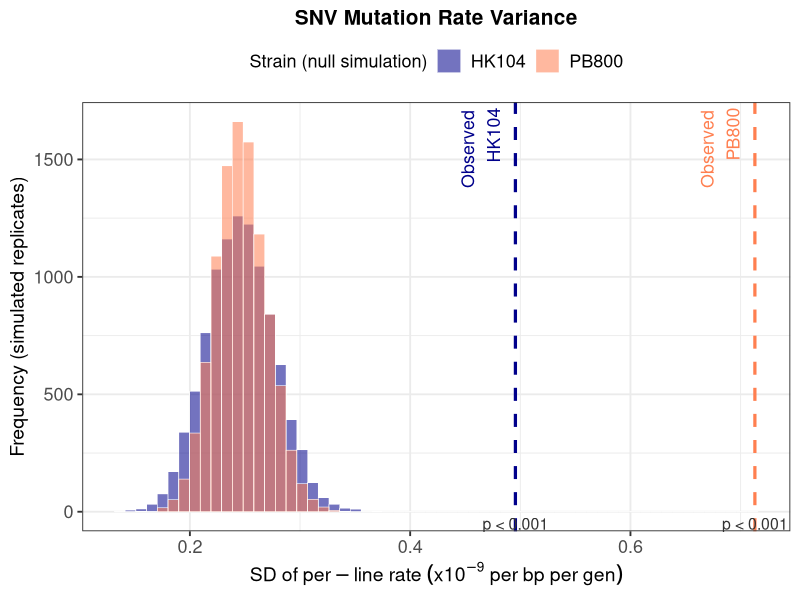
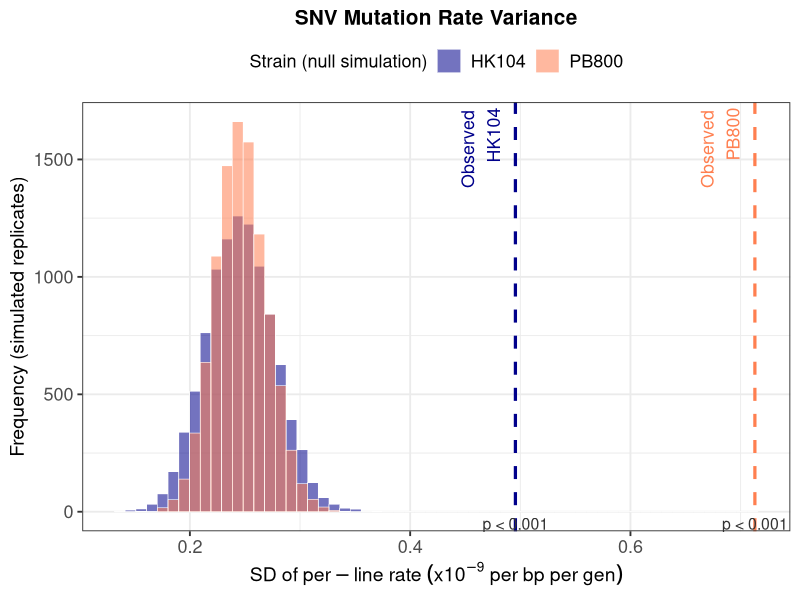
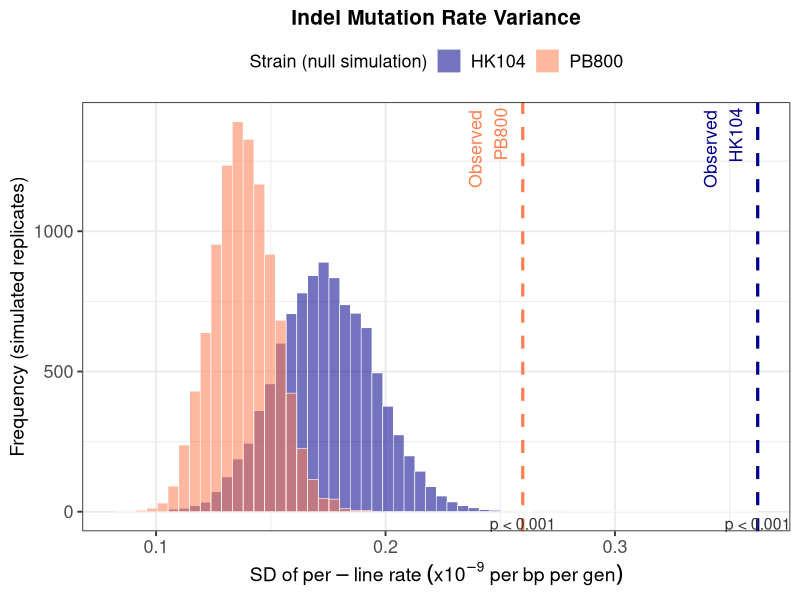
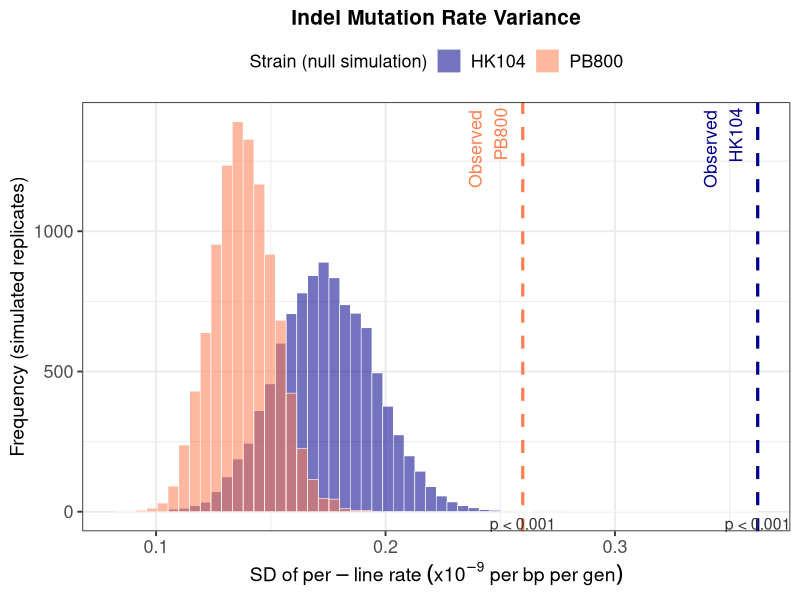
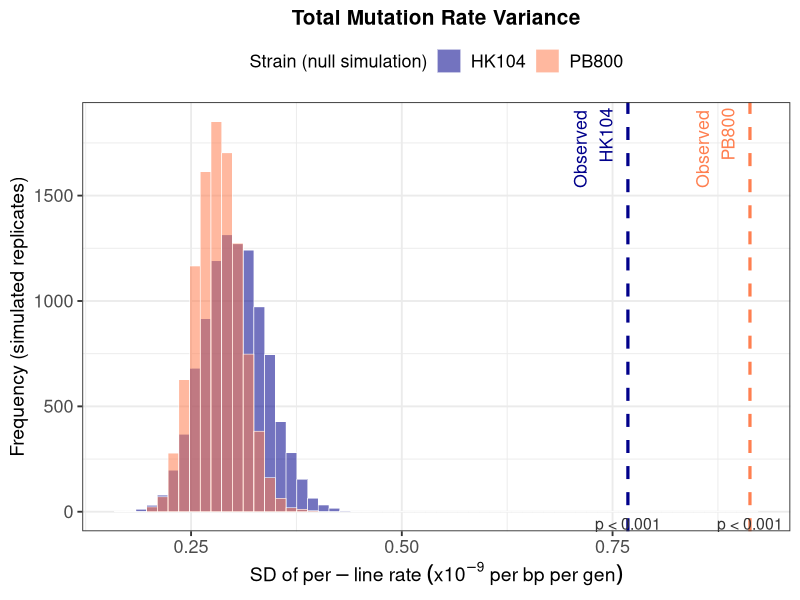
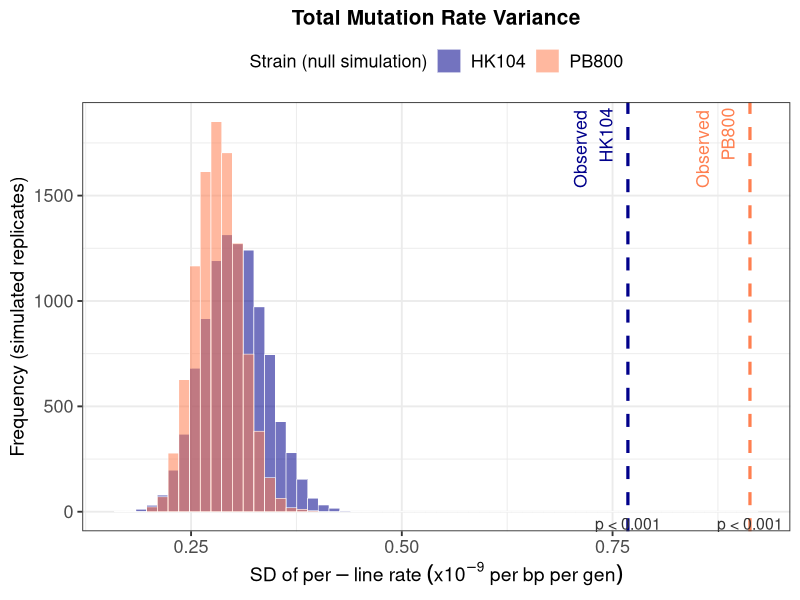

These charts were generated, in order, by the following R code:
# =============================================================================
# Variance in Mutation Rate -- C. briggsae MA Lines
# HK104 vs PB800 (no O1/O2 hierarchy -- single-tier experiment)
#
# Framework: Saxena et al. 2019 / Saber et al. 2025 (sd_separate_o1o2.R)
# Adaptation: O1/O2 replaced by HK104/PB800 strain grouping
#
# Null hypothesis: all lines within a strain share one true mutation rate mu.
#   Simulate 10,000 datasets under this null (Poisson sampling + coverage
#   thinning), compute the SD of per-line rates in each replicate, and ask:
#   is the observed SD greater than the null expectation?
#   P-value = proportion of simulated SDs exceeding the observed SD.
#
# No FP correction: false positives handled upstream via replicate concordance
#   and IGV validation. FtR already corrected in rate_table_briggsae.R.
#   Simulation here uses raw observed counts (mu estimated from raw counts).
#
# Inputs:
#   master_table.csv
#
# Outputs:
#   variance_results.csv
#   Fig_variance_SNV.pdf/.png
#   Fig_variance_Indel.pdf/.png
#   Fig_variance_Total.pdf/.png
#   Fig_variance_combined.pdf/.png
# =============================================================================

library(rstudioapi)
library(ggplot2)
library(dplyr)
library(gridExtra)
library(grid)

setwd(dirname(getActiveDocumentContext()$path))
set.seed(2025)

# =============================================================================
# CONSTANTS
# =============================================================================
GENOME_SIZE <- 106196309   # C. briggsae Feb2020 reference (bp)
GENERATIONS <- 238         # constant for all lines
NSIM        <- 10000

GC_FRAC <- 0.37
AT_FRAC <- 0.63

# master_table column names
COL_STRAIN   <- "Strain"
COL_CALLABLE <- "SR_callable_3x"

SNP_COLS  <- c("SR_3x_GC_to_AT","SR_3x_GC_to_CG","SR_3x_GC_to_TA",
               "SR_3x_AT_to_GC","SR_3x_AT_to_CG","SR_3x_AT_to_TA")
DEL_COLS  <- c("SR_3x_del_10plus","SR_3x_del_6_10","SR_3x_del_3_5",
               "SR_3x_del_2","SR_3x_del_1")
INS_COLS  <- c("SR_3x_ins_1","SR_3x_ins_2","SR_3x_ins_3_5",
               "SR_3x_ins_6_10","SR_3x_ins_10plus")

# Strain colors (matching dissertation palette)
COL_HK <- "blue4"
COL_PB <- "coral"

# =============================================================================
# LOAD AND PREPARE DATA
# =============================================================================
cat("Loading master table...\n")
mt <- read.csv("master_table.csv", stringsAsFactors = FALSE)

# Derive strain if not present
if (!COL_STRAIN %in% names(mt)) {
  mt$sample_num <- as.integer(sub("_.*", "", as.character(mt$Line)))
  mt$Strain     <- ifelse(mt$sample_num <= 298, "HK104", "PB800")
}

# Aggregate counts per line
mt <- mt %>%
  filter(!is.na(.data[[COL_CALLABLE]]), !is.na(Strain)) %>%
  mutate(
    count_SNV   = rowSums(across(all_of(SNP_COLS)),  na.rm = TRUE),
    count_Indel = rowSums(across(all_of(c(DEL_COLS, INS_COLS))), na.rm = TRUE),
    count_Total = count_SNV + count_Indel,
    callable    = .data[[COL_CALLABLE]],
    cov_frac    = callable / GENOME_SIZE    # fraction of genome callable
  )

# Split by strain
hk <- mt %>% filter(Strain == "HK104")
pb <- mt %>% filter(Strain == "PB800")
cat(sprintf("  HK104: %d lines | PB800: %d lines\n", nrow(hk), nrow(pb)))

# =============================================================================
# HELPER: Observed per-line rate (per bp per gen) and SD
# =============================================================================
per_line_rates <- function(df, count_col) {
  df[[count_col]] / (df$callable * GENERATIONS)
}

observed_sd <- function(df, count_col) {
  sd(per_line_rates(df, count_col), na.rm = TRUE)
}

observed_mean <- function(df, count_col) {
  mean(per_line_rates(df, count_col), na.rm = TRUE)
}

# =============================================================================
# MLE FOR MUTATION RATE (ratio of sums -- pooled MLE)
# mu_genome_per_gen = total mutations / total generations
# mu_bp_per_gen     = total mutations / (total callable * total generations)
# Simulation uses mu_genome (per-genome per-generation) then thins by coverage
# =============================================================================
mle_genome <- function(df, count_col) {
  # MLE = total mutations / (n_lines x generations)
  # sum(GENERATIONS) would return the scalar 238, NOT n x 238 -- hence
  # we explicitly multiply nrow(df) x GENERATIONS as the denominator
  sum(df[[count_col]], na.rm = TRUE) / (nrow(df) * GENERATIONS)
}

# =============================================================================
# SIMULATION UNDER NULL (uniform rate within strain)
#
# For each replicate k:
#   For each line i:
#     1. Draw true mutations: raw ~ Poisson(GENERATIONS * mu_genome)
#        (mu_genome is per-genome per-generation)
#     2. Thin by coverage fraction: kept ~ Binomial(raw, cov_frac_i)
#        (only callable sites can harbour detected mutations)
#     3. Convert to rate: rate_i = kept / (cov_frac_i * GENERATIONS * GENOME_SIZE)
#   Compute SD of rates across lines
#
# NOTE: cov_frac and callable_sites serve different roles --
#   cov_frac enters thinning (step 2) and the denominator (step 3) separately.
#   They are NOT used simultaneously; step 2 is the numerator correction
#   and step 3 is the denominator normalisation.
# =============================================================================
simulate_null <- function(df, count_col, nsim = NSIM) {
  mu_g   <- mle_genome(df, count_col)   # per-genome per-generation
  n      <- nrow(df)
  cf     <- df$cov_frac                 # coverage fraction per line

  SD_sim   <- numeric(nsim)
  Mean_sim <- numeric(nsim)

  for (k in seq_len(nsim)) {
    rates <- numeric(n)
    for (i in seq_len(n)) {
      # Step 1: Poisson draw of true mutations per genome per experiment
      raw   <- rpois(1, GENERATIONS * mu_g)
      # Step 2: Thin by callable fraction (coverage)
      kept  <- rbinom(1, size = raw, prob = cf[i])
      # Step 3: Convert to per-bp per-gen rate
      rates[i] <- kept / (cf[i] * GENERATIONS * GENOME_SIZE)
    }
    SD_sim[k]   <- sd(rates,   na.rm = TRUE)
    Mean_sim[k] <- mean(rates, na.rm = TRUE)
  }
  list(sd = SD_sim, mean = Mean_sim)
}

# =============================================================================
# RUN SIMULATIONS (3 mutation classes x 2 strains = 6 runs)
# =============================================================================
cat("Running simulations (NSIM =", NSIM, ")...\n")
cat("  HK104 SNV...  ")
hk_snv  <- simulate_null(hk, "count_SNV");   cat("done\n")
cat("  HK104 Indel...")
hk_ind  <- simulate_null(hk, "count_Indel"); cat("done\n")
cat("  HK104 Total...")
hk_tot  <- simulate_null(hk, "count_Total"); cat("done\n")
cat("  PB800 SNV...  ")
pb_snv  <- simulate_null(pb, "count_SNV");   cat("done\n")
cat("  PB800 Indel...")
pb_ind  <- simulate_null(pb, "count_Indel"); cat("done\n")
cat("  PB800 Total...")
pb_tot  <- simulate_null(pb, "count_Total"); cat("done\n")

# =============================================================================
# OBSERVED SDs AND P-VALUES
# P = proportion of simulated SDs >= observed SD (right-tail test)
# =============================================================================
obs <- data.frame(
  class   = rep(c("SNV","Indel","Total"), 2),
  strain  = rep(c("HK104","PB800"), each = 3),
  obs_sd  = c(
    observed_sd(hk, "count_SNV"),   observed_sd(hk, "count_Indel"),
    observed_sd(hk, "count_Total"),
    observed_sd(pb, "count_SNV"),   observed_sd(pb, "count_Indel"),
    observed_sd(pb, "count_Total")
  ),
  obs_mean = c(
    observed_mean(hk, "count_SNV"),   observed_mean(hk, "count_Indel"),
    observed_mean(hk, "count_Total"),
    observed_mean(pb, "count_SNV"),   observed_mean(pb, "count_Indel"),
    observed_mean(pb, "count_Total")
  ),
  p_value = c(
    mean(hk_snv$sd >= observed_sd(hk, "count_SNV")),
    mean(hk_ind$sd >= observed_sd(hk, "count_Indel")),
    mean(hk_tot$sd >= observed_sd(hk, "count_Total")),
    mean(pb_snv$sd >= observed_sd(pb, "count_SNV")),
    mean(pb_ind$sd >= observed_sd(pb, "count_Indel")),
    mean(pb_tot$sd >= observed_sd(pb, "count_Total"))
  )
)

obs$mean_x1e9 <- obs$obs_mean * 1e9
obs$sd_x1e9   <- obs$obs_sd   * 1e9
obs$significant <- obs$p_value < 0.05

cat("\n=== Variance Results ===\n")
print(obs[, c("strain","class","obs_mean","obs_sd","p_value","significant")])
write.csv(obs, "variance_results.csv", row.names = FALSE)
cat("Saved: variance_results.csv\n")

# =============================================================================
# FIGURES: Overlay histogram of simulated SDs with observed values marked
# Structure mirrors sd_separate_o1o2.R: HK104 vs PB800 replaces O1 vs O2
# =============================================================================
plot_variance <- function(sim_hk, sim_pb, obs_hk, obs_pb,
                          p_hk, p_pb, title, file_out, bins = 60) {

  plot_data <- data.frame(
    sd     = c(sim_hk$sd, sim_pb$sd),
    strain = rep(c("HK104","PB800"), each = length(sim_hk$sd))
  )

  # significance label helper
  sig_label <- function(p) {
    if      (p < 0.001) "p < 0.001"
    else if (p < 0.01)  sprintf("p = %.3f", p)
    else if (p < 0.05)  sprintf("p = %.3f", p)
    else                sprintf("p = %.3f", p)
  }

  p <- ggplot(plot_data, aes(x = sd * 1e9, fill = strain)) +
    geom_histogram(position = "identity", alpha = 0.55, bins = bins,
                   color = "white", linewidth = 0.2) +

    # HK104 observed line
    geom_vline(xintercept = obs_hk * 1e9, color = COL_HK,
               linetype = "dashed", linewidth = 1.1) +
    annotate("text", x = obs_hk * 1e9, y = Inf,
             label = "Observed\nHK104", color = COL_HK,
             angle = 90, vjust = -0.4, hjust = 1.1, size = 4.5) +
    annotate("text", x = obs_hk * 1e9, y = 0,
             label = sig_label(p_hk), color = "grey20",
             vjust = 1.5, hjust = 0.5, size = 4) +

    # PB800 observed line
    geom_vline(xintercept = obs_pb * 1e9, color = COL_PB,
               linetype = "dashed", linewidth = 1.1) +
    annotate("text", x = obs_pb * 1e9, y = Inf,
             label = "Observed\nPB800", color = COL_PB,
             angle = 90, vjust = -0.4, hjust = 1.1, size = 4.5) +
    annotate("text", x = obs_pb * 1e9, y = 0,
             label = sig_label(p_pb), color = "grey20",
             vjust = 1.5, hjust = 0.5, size = 4) +

    scale_fill_manual(
      name   = "Strain (null simulation)",
      values = c(HK104 = COL_HK, PB800 = COL_PB)
    ) +
    labs(
      x     = expression(SD~of~per-line~rate~(x10^{-9}~"per bp per gen")),
      y     = "Frequency (simulated replicates)",
      title = title
    ) +
    theme_bw(base_size = 14) +
    theme(
      axis.title   = element_text(size = 14),
      axis.text    = element_text(size = 13),
      legend.text  = element_text(size = 13),
      legend.title = element_text(size = 13),
      plot.title   = element_text(size = 15, face = "bold", hjust = 0.5),
      legend.position = "top"
    )

  ggsave(file_out,          plot = p, width = 8, height = 5, dpi = 300)
  ggsave(sub(".pdf",".png", file_out), plot = p, width = 8, height = 5, dpi = 300)
  cat(sprintf("  Saved: %s\n", file_out))
  invisible(p)
}

cat("\nGenerating figures...\n")

p_snv <- plot_variance(
  hk_snv, pb_snv,
  observed_sd(hk, "count_SNV"),   observed_sd(pb, "count_SNV"),
  obs$p_value[obs$strain=="HK104" & obs$class=="SNV"],
  obs$p_value[obs$strain=="PB800" & obs$class=="SNV"],
  "SNV Mutation Rate Variance",
  "Fig_variance_SNV.pdf"
)

p_ind <- plot_variance(
  hk_ind, pb_ind,
  observed_sd(hk, "count_Indel"),  observed_sd(pb, "count_Indel"),
  obs$p_value[obs$strain=="HK104" & obs$class=="Indel"],
  obs$p_value[obs$strain=="PB800" & obs$class=="Indel"],
  "Indel Mutation Rate Variance",
  "Fig_variance_Indel.pdf"
)

p_tot <- plot_variance(
  hk_tot, pb_tot,
  observed_sd(hk, "count_Total"),  observed_sd(pb, "count_Total"),
  obs$p_value[obs$strain=="HK104" & obs$class=="Total"],
  obs$p_value[obs$strain=="PB800" & obs$class=="Total"],
  "Total Mutation Rate Variance",
  "Fig_variance_Total.pdf"
)

# Combined 3-panel figure
combined <- arrangeGrob(p_snv, p_ind, p_tot, ncol = 1)
ggsave("Fig_variance_combined.pdf", combined, width = 8, height = 15)
ggsave("Fig_variance_combined.png", combined, width = 8, height = 15, dpi = 300)
cat("  Saved: Fig_variance_combined.pdf/.png\n")

# =============================================================================
# SUMMARY PRINT
# =============================================================================
cat("\n=== SUMMARY ===\n")
cat(sprintf("Genome size:  %d bp\nGenerations:  %d\nNSIM:         %d\n\n",
            GENOME_SIZE, GENERATIONS, NSIM))

for (i in seq_len(nrow(obs))) {
  cat(sprintf("%-5s %-6s | mean = %.3e | SD = %.3e | p = %.4f %s\n",
              obs$strain[i], obs$class[i],
              obs$obs_mean[i], obs$obs_sd[i],
              obs$p_value[i],
              ifelse(obs$significant[i], "<-- SIGNIFICANT", "")))
}

cat("\n=== DRIFT-BARRIER INTERPRETATION ===\n")
cat("If p < 0.05: observed variance exceeds Poisson null\n")
cat("  -> among-line heterogeneity in mutation rate\n")
cat("  -> consistent with accumulation of (anti)mutator alleles\n")
cat("If p >= 0.05: no evidence of excess variance\n")
cat("  -> mutation rate appears homogeneous within strain\n")
cat("\nCross-species reference (Saber et al. 2025, C. elegans):\n")
cat("  Compare p-values and SD magnitudes between briggsae and elegans\n")
cat("  to assess whether variance input rate is conserved across species.\n")

cat("\nDone.\n")
